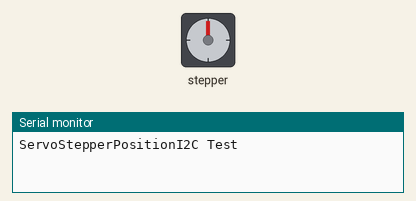
This sketch was run on a simulated Arduino Mega 2560, built with avr-gcc and run on an emulated ATmega2560. Shown: stepper motor, the last lines printed to the serial monitor. Stepper angles assume 20 steps per turn.

Above: at 0.1 s.
At 8.82 s:
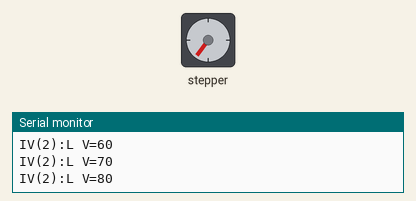
At 17.85 s:
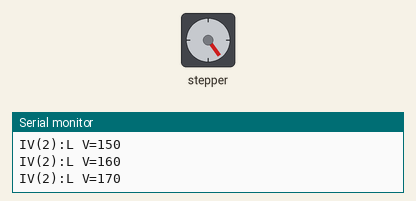
At 36.8 s:
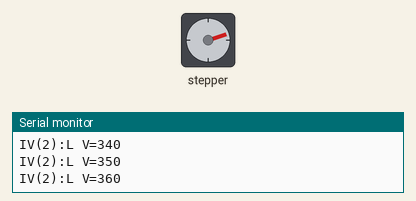
Timing chart, 0 to 40.0 s (numbered marks = the images above):
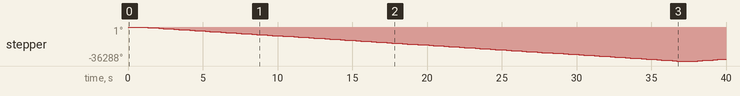

Measured:
- by itself, stepper: turns 36288° counter-clockwise in 35.7 s, then 2016° clockwise in 1.6 s

The sketch:

54-ServoStepperPositionI2C.ino
```cpp
// (licence header left out)
#define LOG
#define LOG_LOOP
#include <Easy.h>

//*****************************************************************
// Parameter Motor
/* Adafruit Motor Driver Shield V2 */
#define STEPPER_NR 2
/* 28BYJ-48 */
//#define STEPPER_RESOLUTION 32
//#define STEPPER_GEARRATIO 64

// Stepper motor:  Moons PG22L71.7
#define STEPPER_RESOLUTION 20
#define STEPPER_GEARRATIO 71

#define STEPPER_RPM 5
#define STEPPER_MIN_ANGLE 0
#define STEPPER_MAX_ANGLE 360

#define HOME_LIMITSWITCH_PIN 41
#define HOME_LIMITSWITCH_MODE smPullUpExternal

#define ANGLE_STEPWIDTH_DEGREE 10
#define STEPWIDTH_MSEC 1000

void setup() {
  //((*** Initialize: Configure your sketch here....
#ifdef LOG
  GetLog()->printf("ServoStepperPositionI2C Test");
#endif

  //ServoStepperPositionI2C* stepper = new ServoStepperPositionI2C(STEPPER_NR, STEPPER_RESOLUTION, STEPPER_GEARRATIO, STEPPER_MIN_ANGLE, STEPPER_MAX_ANGLE, STEPPER_RPM, spForward, HOME_LIMITSWITCH_PIN, HOME_LIMITSWITCH_MODE);
  //ServoStepperPositionI2C* stepper = new ServoStepperPositionI2C(STEPPER_NR, STEPPER_RESOLUTION, STEPPER_GEARRATIO, STEPPER_MIN_ANGLE, STEPPER_MAX_ANGLE, STEPPER_RPM, spBackward, HOME_LIMITSWITCH_PIN, HOME_LIMITSWITCH_MODE);
  ServoStepperPositionI2C* stepper = new ServoStepperPositionI2C(STEPPER_NR, STEPPER_RESOLUTION, STEPPER_GEARRATIO, STEPPER_MIN_ANGLE, STEPPER_MAX_ANGLE, STEPPER_RPM, spNone, 0, HOME_LIMITSWITCH_MODE);

  IteratorValue* iteratorValue = new IteratorValue(stepper->getMinAngle(), stepper->getMaxAngle(), ANGLE_STEPWIDTH_DEGREE, STEPWIDTH_MSEC, cmMin2Max2Min);

  Relation1to1* relationServoOff = new Relation1to1(NULL, stepper, iteratorValue);
  // ***))

  // Initialize control
  ControlManagerFactory::GetControlManager()->Setup();
}

//*****************************************************************
void loop() {
  //*** Run: No additional code is required

#ifdef LOG_LOOP_DEBUG
  GetLog()->println("Loop");
#endif

  ControlManagerFactory::GetControlManager()->Loop();

  delay(5);
}
```
